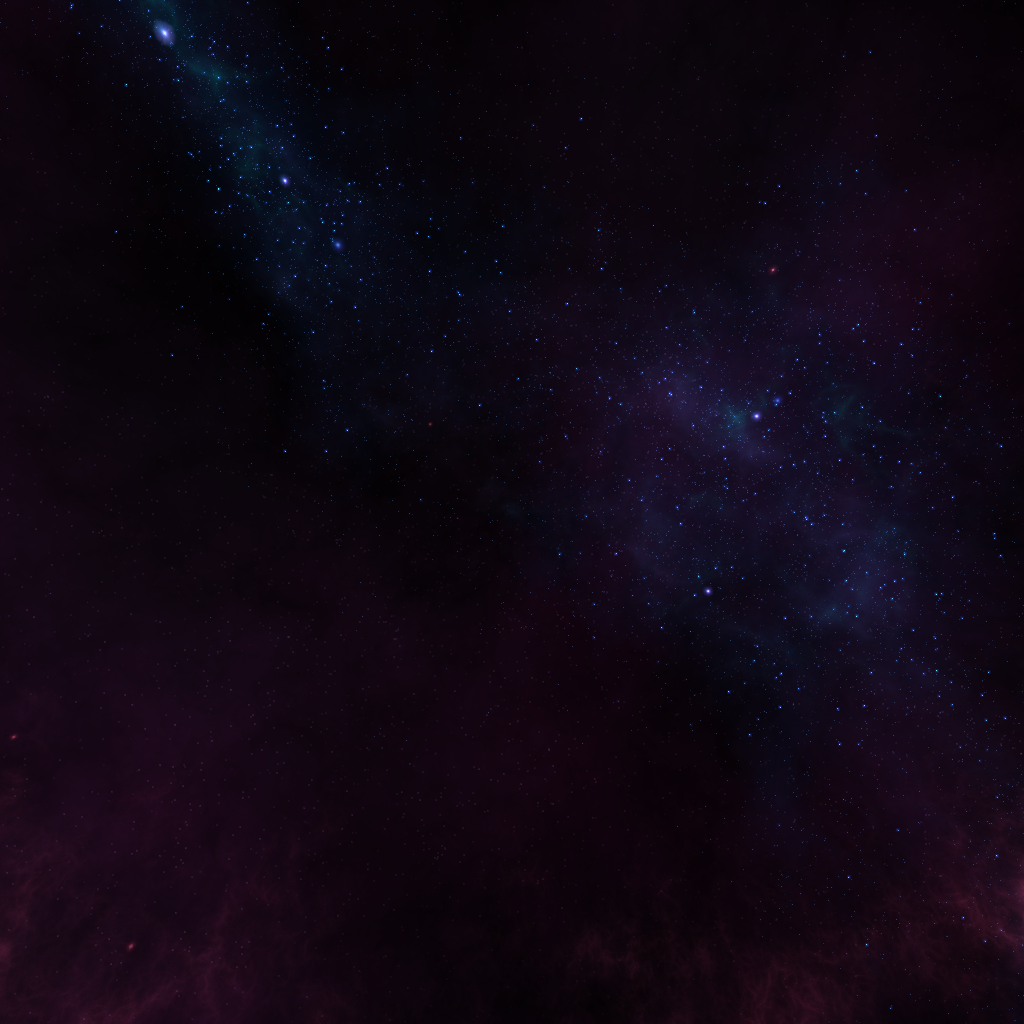

A level layout from a 2D game, rendered from its tile map. Below: a short description, then the map file with tile-grid data replaced by summaries:
An orthogonal 32x32 tile map with 32x32 px tiles, 1 tile layer (Calque de Tile 1).

<map version="1.0" orientation="orthogonal" renderorder="right-down" width="32" height="32" tilewidth="32" tileheight="32" nextobjectid="1">
 <tileset firstgid="1" name="corona_dn" tilewidth="32" tileheight="32" tilecount="1024" columns="32">
  <image source="corona_dn.png" width="1024" height="1024" />
 </tileset>
 <layer name="Calque de Tile 1" width="32" height="32">
  <data>[1024 cells, 1024 non-empty, 1024 distinct tile ids]</data>
 </layer>
</map>
